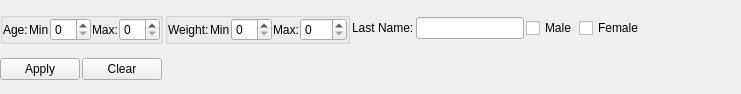
<?xml version="1.0" encoding="UTF-8"?>
<ui version="4.0">
 <class>CompetitorFilterWidget</class>
 <widget class="QWidget" name="CompetitorFilterWidget">
  <property name="geometry">
   <rect>
    <x>0</x>
    <y>0</y>
    <width>741</width>
    <height>94</height>
   </rect>
  </property>
  <property name="sizePolicy">
   <sizepolicy hsizetype="Minimum" vsizetype="Minimum">
    <horstretch>0</horstretch>
    <verstretch>0</verstretch>
   </sizepolicy>
  </property>
  <property name="windowTitle">
   <string>Form</string>
  </property>
  <layout class="QVBoxLayout" name="verticalLayout">
   <property name="spacing">
    <number>2</number>
   </property>
   <property name="sizeConstraint">
    <enum>QLayout::SetMinimumSize</enum>
   </property>
   <property name="leftMargin">
    <number>0</number>
   </property>
   <property name="topMargin">
    <number>0</number>
   </property>
   <property name="rightMargin">
    <number>0</number>
   </property>
   <property name="bottomMargin">
    <number>0</number>
   </property>
   <item>
    <layout class="QHBoxLayout" name="horizontalLayout_3" stretch="0,0,0,0,0,0,0,1">
     <item>
      <widget class="QGroupBox" name="groupBox">
       <property name="title">
        <string/>
       </property>
       <layout class="QHBoxLayout" name="horizontalLayout">
        <property name="spacing">
         <number>1</number>
        </property>
        <property name="leftMargin">
         <number>0</number>
        </property>
        <property name="topMargin">
         <number>0</number>
        </property>
        <property name="rightMargin">
         <number>0</number>
        </property>
        <property name="bottomMargin">
         <number>0</number>
        </property>
        <item>
         <widget class="QLabel" name="label_6">
          <property name="text">
           <string>Age:</string>
          </property>
         </widget>
        </item>
        <item>
         <widget class="QLabel" name="label">
          <property name="text">
           <string>Min</string>
          </property>
         </widget>
        </item>
        <item>
         <widget class="QSpinBox" name="minAge">
          <property name="frame">
           <bool>true</bool>
          </property>
          <property name="buttonSymbols">
           <enum>QAbstractSpinBox::UpDownArrows</enum>
          </property>
          <property name="showGroupSeparator" stdset="0">
           <bool>false</bool>
          </property>
         </widget>
        </item>
        <item>
         <widget class="QLabel" name="label_2">
          <property name="text">
           <string>Max:</string>
          </property>
         </widget>
        </item>
        <item>
         <widget class="QSpinBox" name="maxAge"/>
        </item>
       </layout>
      </widget>
     </item>
     <item>
      <widget class="QGroupBox" name="groupBox_2">
       <property name="title">
        <string/>
       </property>
       <layout class="QHBoxLayout" name="horizontalLayout_2">
        <property name="spacing">
         <number>1</number>
        </property>
        <property name="leftMargin">
         <number>0</number>
        </property>
        <property name="topMargin">
         <number>0</number>
        </property>
        <property name="rightMargin">
         <number>0</number>
        </property>
        <property name="bottomMargin">
         <number>0</number>
        </property>
        <item>
         <widget class="QLabel" name="label_7">
          <property name="text">
           <string>Weight:</string>
          </property>
         </widget>
        </item>
        <item>
         <widget class="QLabel" name="label_3">
          <property name="text">
           <string>Min</string>
          </property>
         </widget>
        </item>
        <item>
         <widget class="QSpinBox" name="minWt">
          <property name="frame">
           <bool>true</bool>
          </property>
          <property name="buttonSymbols">
           <enum>QAbstractSpinBox::UpDownArrows</enum>
          </property>
          <property name="showGroupSeparator" stdset="0">
           <bool>false</bool>
          </property>
         </widget>
        </item>
        <item>
         <widget class="QLabel" name="label_4">
          <property name="text">
           <string>Max:</string>
          </property>
         </widget>
        </item>
        <item>
         <widget class="QSpinBox" name="maxWt">
          <property name="suffix">
           <string/>
          </property>
          <property name="maximum">
           <number>500</number>
          </property>
         </widget>
        </item>
       </layout>
      </widget>
     </item>
     <item>
      <widget class="QLabel" name="label_5">
       <property name="text">
        <string>Last Name:</string>
       </property>
      </widget>
     </item>
     <item>
      <widget class="QLineEdit" name="lastName"/>
     </item>
     <item>
      <widget class="QCheckBox" name="maleChkBox">
       <property name="text">
        <string>Male</string>
       </property>
      </widget>
     </item>
     <item>
      <widget class="QCheckBox" name="femaleChkBox">
       <property name="text">
        <string>Female</string>
       </property>
      </widget>
     </item>
     <item>
      <spacer name="horizontalSpacer_3">
       <property name="orientation">
        <enum>Qt::Horizontal</enum>
       </property>
       <property name="sizeHint" stdset="0">
        <size>
         <width>40</width>
         <height>20</height>
        </size>
       </property>
      </spacer>
     </item>
     <item>
      <spacer name="horizontalSpacer_2">
       <property name="orientation">
        <enum>Qt::Horizontal</enum>
       </property>
       <property name="sizeHint" stdset="0">
        <size>
         <width>0</width>
         <height>0</height>
        </size>
       </property>
      </spacer>
     </item>
    </layout>
   </item>
   <item>
    <layout class="QHBoxLayout" name="horizontalLayout_5" stretch="0,0,0">
     <item>
      <widget class="QPushButton" name="applyBtn">
       <property name="text">
        <string>Apply</string>
       </property>
      </widget>
     </item>
     <item>
      <widget class="QPushButton" name="clearBtn">
       <property name="text">
        <string>Clear</string>
       </property>
      </widget>
     </item>
     <item>
      <spacer name="horizontalSpacer">
       <property name="orientation">
        <enum>Qt::Horizontal</enum>
       </property>
       <property name="sizeHint" stdset="0">
        <size>
         <width>0</width>
         <height>0</height>
        </size>
       </property>
      </spacer>
     </item>
    </layout>
   </item>
  </layout>
 </widget>
 <resources/>
 <connections/>
</ui>
